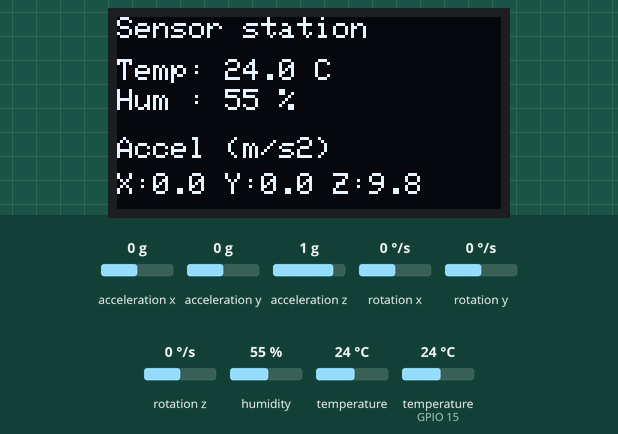
Simulated run of this sketch. Board: ESP32. Parts: 128×64 one-colour display. The inputs (shaded band) are chosen by the test bench; at power-on: temperature (sensor on GPIO 15) 24 °C, acceleration x 0 g, acceleration y 0 g, humidity 55 %, acceleration z 1 g, rotation x 0 °/s, rotation y 0 °/s, rotation z 0 °/s, temperature 24 °C. What the sketch prints to the serial monitor is not drawn.

Above: at 1.2 s.
1.3 s: temperature (sensor on GPIO 15) set to 12 °C
At 5.5 s:
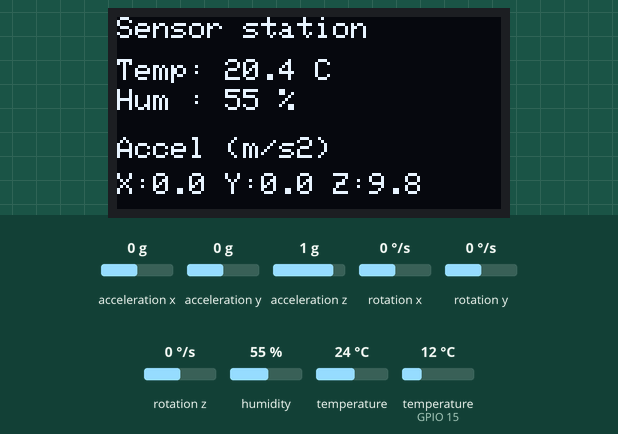
10.6 s: acceleration x set to -1.4 g
At 11.7 s:
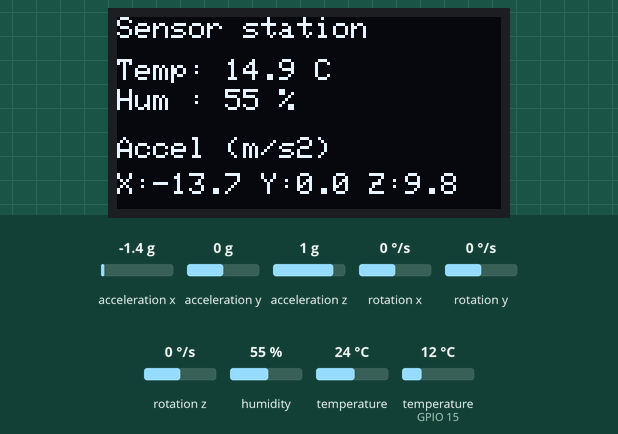
13.7 s: acceleration y set to -1.4 g
At 15.4 s:
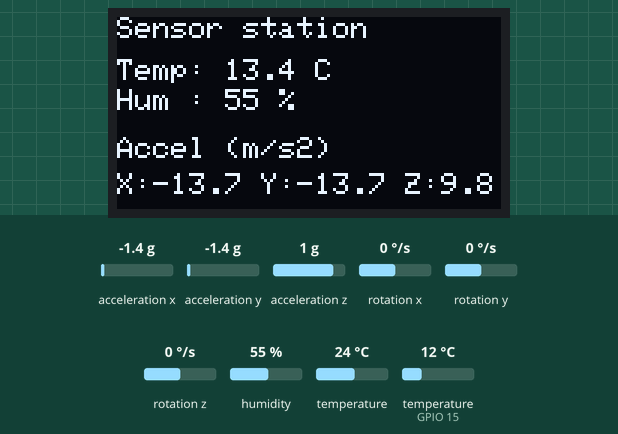
15.7 s: humidity set to 22 %
At 17.2 s:
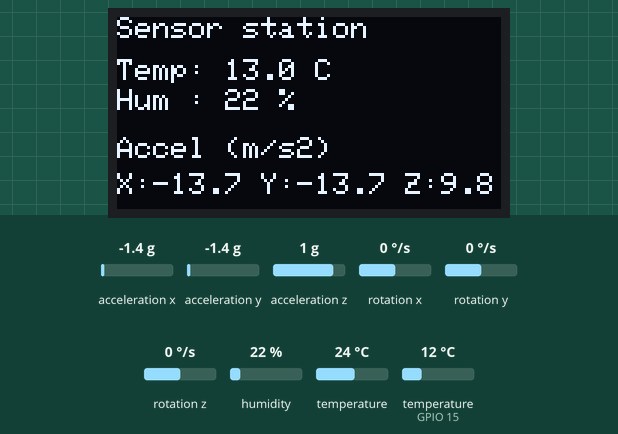
19.7 s: acceleration z set to -1.4 g
At 21.4 s:
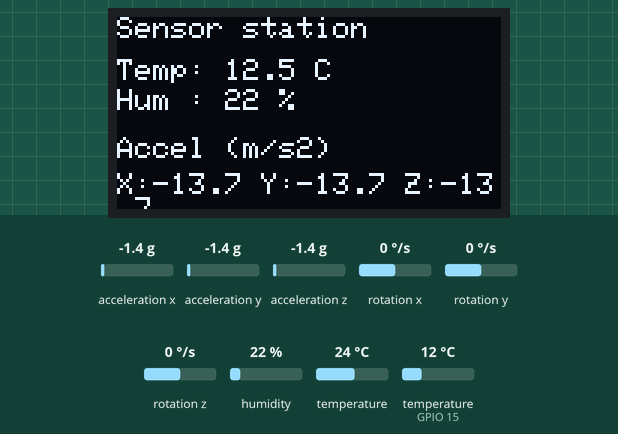
21.7 s: temperature (sensor on GPIO 15) set to 19 °C
At 24.5 s:
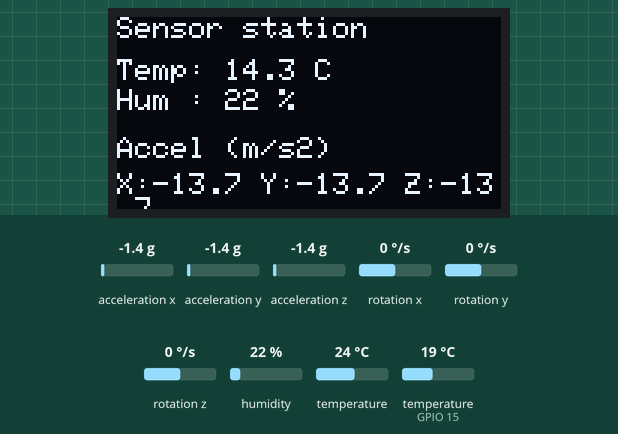
Timing chart, 0 to 26.0 s (numbered marks = the images above; inputs shaded):
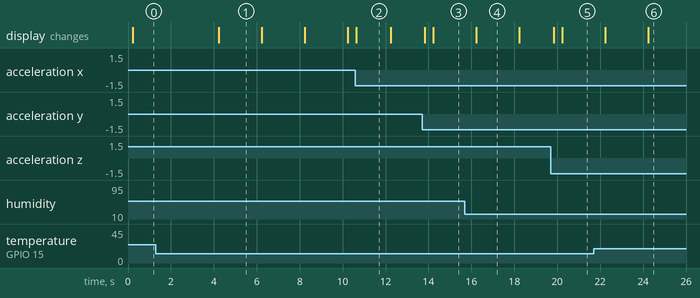

Measured:
- after the input at 1.3 s, the display: changes after 2.9 s (image 1)
- after the input at 10.6 s, the display: changes at once (image 2)
- after the input at 13.7 s, the display: first changes after 0.13 s (image 3 shows a later state)
- after the input at 19.7 s, the display: first changes after 0.13 s (image 5 shows a later state)
- what the display in image 1 shows lasts 2.0 s, from 4.2 s to 6.2 s

The sketch:

sketch.ino
```cpp
#include <Wire.h>
#include <Adafruit_GFX.h>
#include <Adafruit_SSD1306.h>
#include <Adafruit_MPU6050.h>
#include <DHT.h>

#define DHT_PIN   15
#define DHT_TYPE  DHT22
#define SCREEN_W  128
#define SCREEN_H  64
#define OLED_ADDR 0x3C

DHT dht(DHT_PIN, DHT_TYPE);
Adafruit_SSD1306 oled(SCREEN_W, SCREEN_H, &Wire, -1);
Adafruit_MPU6050 mpu;

float smoothTemp = NAN;      // the smoothed temperature
float hum = NAN;             // the last humidity value
const float ALPHA = 0.3;

unsigned long lastDht = 0;      // when we last read the DHT22
unsigned long lastScreen = 0;   // when we last updated the screen

void setup() {
  Serial.begin(115200);
  dht.begin();
  Wire.begin(21, 22);

  if (!oled.begin(SSD1306_SWITCHCAPVCC, OLED_ADDR)) {
    Serial.println("OLED not found");
    while (true) delay(1000);
  }
  if (!mpu.begin(0x68, &Wire)) {
    Serial.println("MPU6050 not found");
    while (true) delay(1000);
  }
  oled.setTextColor(SSD1306_WHITE);
}

void loop() {
  unsigned long now = millis();          // time since start, in milliseconds

  // Job 1: read the DHT22 every 2 seconds
  if (lastDht == 0 || now - lastDht >= 2000) {
    lastDht = now;
    float t = dht.readTemperature();
    float h = dht.readHumidity();

    if (isnan(t) || isnan(h)) {
      Serial.println("Sensor read failed");
    } else {
      hum = h;
      if (isnan(smoothTemp)) smoothTemp = t;
      else smoothTemp = ALPHA * t + (1 - ALPHA) * smoothTemp;
      Serial.print("raw=");      Serial.print(t, 1);
      Serial.print("  smooth="); Serial.println(smoothTemp, 1);
    }
  }

  // Job 2: read the MPU6050 and redraw the screen every 200 ms
  if (now - lastScreen >= 200) {
    lastScreen = now;

    sensors_event_t a, g, temp;
    mpu.getEvent(&a, &g, &temp);

    oled.clearDisplay();
    oled.setTextSize(1);

    oled.setCursor(0, 0);
    oled.println("Sensor station");

    oled.setCursor(0, 14);
    oled.print("Temp: ");
    if (isnan(smoothTemp)) oled.print("--");
    else oled.print(smoothTemp, 1);
    oled.println(" C");

    oled.setCursor(0, 24);
    oled.print("Hum : ");
    if (isnan(hum)) oled.print("--");
    else oled.print(hum, 0);
    oled.println(" %");

    oled.setCursor(0, 40);
    oled.println("Accel (m/s2)");

    oled.setCursor(0, 52);
    oled.print("X:"); oled.print(a.acceleration.x, 1);
    oled.print(" Y:"); oled.print(a.acceleration.y, 1);
    oled.print(" Z:"); oled.print(a.acceleration.z, 1);

    oled.display();                      // nothing appears until this line
  }
}
```
